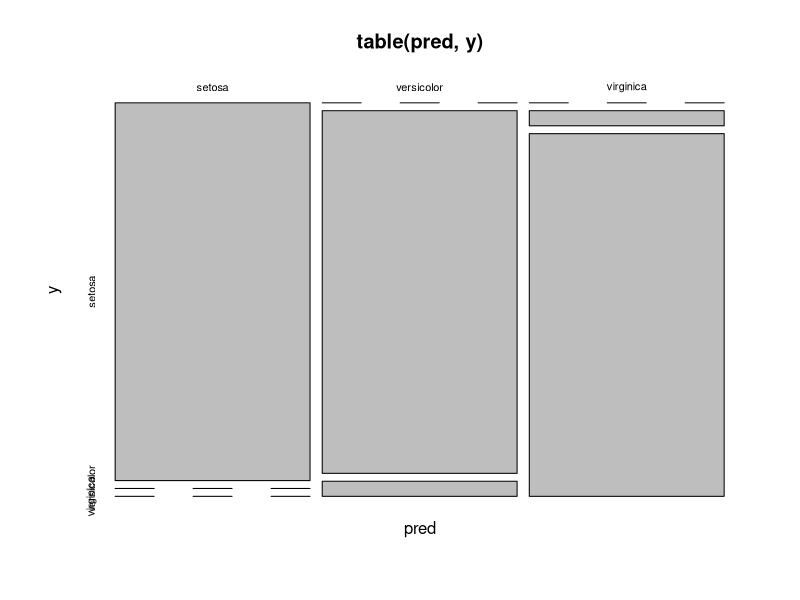

This figure's R source:
#svm
library(e1071)
head(iris,5)
attach(iris)

x<-subset(iris,select=-Species)
y<-Species

model<-svm(x,y)
summary(model)

pred<-predict(model,x)
system.time(pred)

table(pred,y)
plot(table(pred,y))
